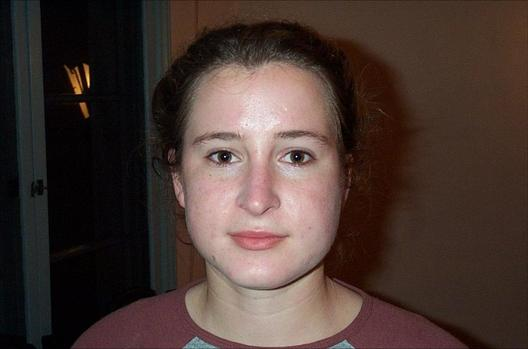
#> input picture 101_ObjectCategories/Faces/image_0119.jpg, 528 x 349 px, given as the content of the folder Data/Test/, which was not available
$ python main.py
#> lines starting #> are read from the running program, lines starting #| are printed output that depends on the picture; pictures that were not available may be replaced by others from this repository, and a replacement may not be noted
### create_features.py
import os
import sys
import argparse
import json

import cv2
import numpy as np
from sklearn.cluster import KMeans

class DenseDetector():
    def __init__(self, step_size=20, feature_scale=20, img_bound=20):
        # Create a dense feature detector
        self.initXyStep = step_size
        self.initFeatureScale = feature_scale
        self.initImgBound = img_bound

    def detect(self, img):
        keypoints = []
        rows, cols = img.shape[:2]
        for x in range(self.initImgBound, rows, self.initFeatureScale):
            for y in range(self.initImgBound, cols, self.initFeatureScale):
                keypoints.append(cv2.KeyPoint(float(x), float(y), self.initXyStep))
        return keypoints

class SIFTExtractor():
    def __init__(self):
        self.extractor = cv2.xfeatures2d.SIFT_create(contrastThreshold =0.01,edgeThreshold = 16, sigma = 1.3)

    def compute(self, image, kps):
        if image is None:
            print("Not a valid image")
            raise TypeError

        gray_image = cv2.cvtColor(image, cv2.COLOR_BGR2GRAY)
        kps, des = self.extractor.detectAndCompute(gray_image, None)
        return kps, des

# Vector quantization
class Quantizer(object):
    def __init__(self, num_clusters=512):
        self.num_dims = 128
        self.extractor = SIFTExtractor()
        self.num_clusters = num_clusters
        self.num_retries = 10

    def quantize(self, datapoints):
        # Create KMeans object
        kmeans = KMeans(self.num_clusters,
                        n_init=max(self.num_retries, 1),
                        max_iter=10, tol=1.0)

        # Run KMeans on the datapoints
        res = kmeans.fit(datapoints)

        # Extract the centroids of those clusters
        centroids = res.cluster_centers_

        return kmeans, centroids

    # [20 lines left out: functions normalize, get_feature_vector, not called in this run]


class FeatureExtractor(object):
    def extract_image_features(self, img):
        # Dense feature detector
        kps = DenseDetector().detect(img)

        # SIFT feature extractor
        kps, fvs = SIFTExtractor().compute(img, kps)

        return fvs

    # Extract the centroids from the feature points
    def get_centroids(self, data, target, num_samples_to_fit=10):
        kps_all = []
        count = 0
        cur_label = ''
        for x, y in zip(data, target):
            if count >= num_samples_to_fit:
                if cur_label != y:
                    count = 0
                else :
                    continue
            count += 1

            if count == num_samples_to_fit:
                None
                # print("Built centroids for", y)

            cur_label = y
            x = resize_to_size(x, 150)

            num_dims = 128
            fvs = self.extract_image_features(x)
            kps_all.extend(fvs)

        kmeans, centroids = Quantizer().quantize(kps_all)
        return kmeans, centroids

    def get_feature_vector(self, img, kmeans, centroids):
        return Quantizer().get_feature_vector(img, kmeans, centroids)


# [9 lines left out: function extract_feature_map, not called in this run]

# Resize the shorter dimension to 'new_size'
# while maintaining the aspect ratio
def resize_to_size(input_image, new_size=150):
    h, w = input_image.shape[0], input_image.shape[1]
    ds_factor = new_size / float(h)

    if w < h:
        ds_factor = new_size / float(w)

    new_size = (int(w * ds_factor), int(h * ds_factor))
    return cv2.resize(input_image, new_size)


### main.py
# -*- coding: utf-8 -*-
import pandas as pd

# with dense detector
from create_features import *

# from sklearn.model_selection import train_test_split
from sklearn import svm
from sklearn.multiclass import OneVsOneClassifier
from sklearn.multiclass import OneVsRestClassifier
from sklearn.model_selection import GridSearchCV

def data_import():
    train_x = []
    train_y = []
    test_x = []
    test_y = []
    categories =[]

    index = 0
    train_dir_name = 'Data/Test/'
    for dirname in os.listdir(train_dir_name):
        categories.append(dirname)
        img_dir_name = train_dir_name + dirname
        for fname in os.listdir(img_dir_name):
            img = cv2.imread(img_dir_name+'/'+fname)
#> img is the input picture: shape (349, 528, 3); mean B, G, R 50.5, 56.3, 72.9
            train_x.append(img)
            train_y.append(index)
        index+=1

    index = 0
    test_dir_name = 'Data/Train/'
    for dirname in os.listdir(test_dir_name):
        img_dir_name = test_dir_name + dirname
        for fname in os.listdir(img_dir_name):
            img = cv2.imread(img_dir_name+'/'+fname)
            test_x.append(img)
            test_y.append(index)
        index+=1

    return train_x, test_x, train_y, test_y, categories

def data_processing(data, target = None, kmeans = None, centroids = None):
    if(target != None):
        kmeans, centroids = FeatureExtractor().get_centroids(data, target)

    feature_map = extract_feature_map(data, kmeans, centroids)
    dim_size = feature_map[0]['feature_vector'].shape[1]

    x = [np.reshape(x['feature_vector'], (dim_size,)) for x in feature_map]

    if(target != None):
        return x, kmeans, centroids
    return x

def hyperparameter_tuning(data, target):
    model_to_set = OneVsRestClassifier(svm.SVC())

    kernel = ['linear','rbf','poly']
    C= range(1, 100)
    gamma = range(1, 100)
    params = {'estimator__kernel':kernel, 'estimator__C':C, 'estimator__gamma':gamma}
    gs = GridSearchCV(estimator=model_to_set, param_grid=params, n_jobs=-1)
    gs.fit(data, target)

    # print(gs.cv_results_)
    print(gs.best_params_)
    print(gs.best_score_)

    return gs.best_estimator_

def score(pred, target, categories):
    pred = [pred[i: i + 20] for i in range(0, len(pred), 20)]
    target = [target[i: i + 20] for i in range(0, len(target), 20)]

    for pred_Y, Y, category in zip(pred, target, categories):
        score = 0
        for pred_y, y in zip(pred_Y, Y):
            if(pred_y == y):
                score +=1
        print(category+" class는 20개중 ",score,"개 맞추었으며 score는 ",(score / 20),"입니다.")

if __name__ == "__main__":
    # Data 폴더의 Train, Test 폴더에서 카테고리별로 파일을 읽어와
    # 학습용 데이터, 학습용 타겟, 테스트용 데이터, 테스트용 타겟 총 4개의 배열을 리턴한다.
    # 타겟은 라벨링이 필요없도록 넘버링을 하여 리턴하고 카테고리를 따로 추출하여 스코어를 산출할때 사용한다.
    train_x, test_x, train_y, test_y, categories = data_import()
#> train_x = 1 item; test_x = 1 item; train_y = [0]; test_y = [0]; categories = ['image_0119.jpg']

    # 읽어온 데이터의 특징벡터를 추출한다.
    # 학습용 데이터의 특징벡터를 추출할때 사용된 kmeans 클러스터링 모델과 centroids를 추출하여
    # 테스트 데이터의 특징벡터를 추출할때 사용한다.
    train_x , kmeans, centroids = data_processing(train_x, train_y)
#> the loop in get_centroids, `for x, y in zip(data, target):` made 1 pass
#> (y, count, cur_label, h in resize_to_size, w in resize_to_size, new_size in resize_to_size, num_dims) on pass 1: (0, 1, 0, 349, 528, (226, 150), 128)
#> pass 1, in compute, `gray_image = cv2.cvtColor(image, cv2.COLOR_BGR2GRAY)`:
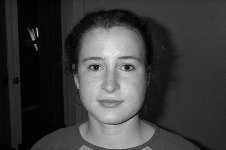
#> gray_image: shape (150, 226); min 0, max 241, mean 60.5
#> pass 1, in get_centroids, `fvs = self.extract_image_features(x)`:
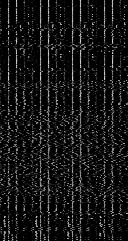
#> fvs: shape (241, 128) float32; min 0, max 216, mean 21.5
#> after the loop in get_centroids, `for x, y in zip(data, target):`: count = 1; kps_all = 241 items
#> (the run stopped early here; a loop or call above may not have finished)

$ run again, on 101_ObjectCategories/Faces/image_0123.jpg
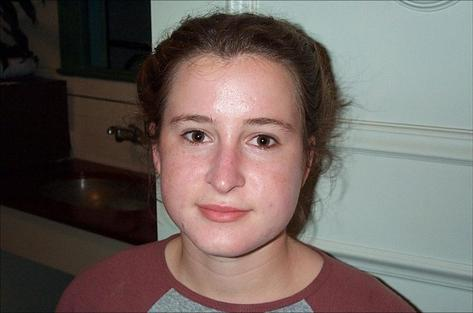
#> input picture 101_ObjectCategories/Faces/image_0123.jpg, 473 x 313 px, given as the content of the folder Data/Test/, which was not available
#> in data_import, img is the input picture: shape (313, 473, 3); mean B, G, R 94.9, 99.5, 109.9
#> train_x = 1 item; train_y = [0]; categories = ['image_0123.jpg']
#> the loop in get_centroids, `for x, y in zip(data, target):` made 1 pass
#> (y, count, cur_label, h in resize_to_size, w in resize_to_size, new_size in resize_to_size, num_dims) on pass 1: (0, 1, 0, 313, 473, (226, 150), 128)
#> pass 1, in compute, `gray_image = cv2.cvtColor(image, cv2.COLOR_BGR2GRAY)`:
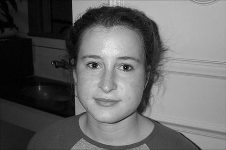
#> gray_image: shape (150, 226); min 0, max 234, mean 102
#> pass 1, in get_centroids, `fvs = self.extract_image_features(x)`:
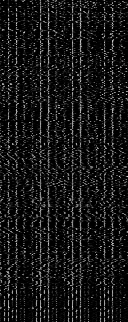
#> fvs: shape (322, 128) float32; min 0, max 210, mean 22.5
#> after the loop in get_centroids, `for x, y in zip(data, target):`: count = 1; kps_all = 322 items

$ run again, on 101_ObjectCategories/Faces/image_0174.jpg
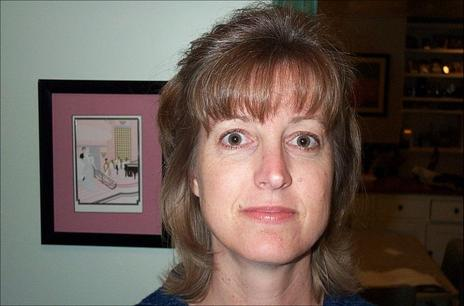
#> input picture 101_ObjectCategories/Faces/image_0174.jpg, 464 x 306 px, given as the content of the folder Data/Test/, which was not available
#> in data_import, img is the input picture: shape (306, 464, 3); mean B, G, R 81, 88.8, 103.2
#> train_x = 1 item; train_y = [0]; categories = ['image_0174.jpg']
#> the loop in get_centroids, `for x, y in zip(data, target):` made 1 pass
#> (y, count, cur_label, h in resize_to_size, w in resize_to_size, new_size in resize_to_size, num_dims) on pass 1: (0, 1, 0, 306, 464, (227, 150), 128)
#> pass 1, in compute, `gray_image = cv2.cvtColor(image, cv2.COLOR_BGR2GRAY)`:
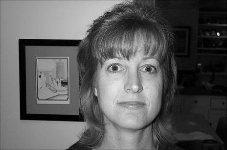
#> gray_image: shape (150, 227); min 0, max 237, mean 92.1
#> pass 1, in get_centroids, `fvs = self.extract_image_features(x)`:
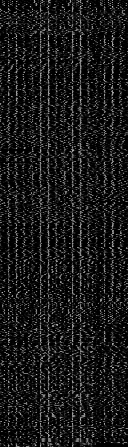
#> fvs: shape (447, 128) float32; min 0, max 203, mean 24.9
#> after the loop in get_centroids, `for x, y in zip(data, target):`: count = 1; kps_all = 447 items
